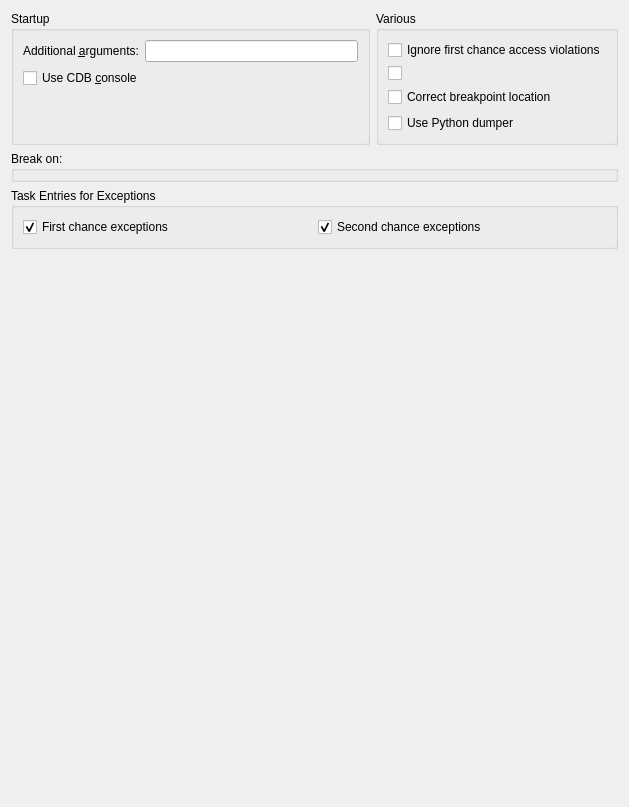
<?xml version="1.0" encoding="UTF-8"?>
<ui version="4.0">
 <class>Debugger::Internal::CdbOptionsPageWidget</class>
 <widget class="QWidget" name="Debugger::Internal::CdbOptionsPageWidget">
  <property name="geometry">
   <rect>
    <x>0</x>
    <y>0</y>
    <width>629</width>
    <height>807</height>
   </rect>
  </property>
  <layout class="QVBoxLayout" name="verticalLayout">
   <item>
    <layout class="QGridLayout" name="gridLayout_2">
     <item row="0" column="0">
      <widget class="QGroupBox" name="cdbPathGroupBox">
       <property name="title">
        <string extracomment="Placeholder">Startup</string>
       </property>
       <property name="checkable">
        <bool>false</bool>
       </property>
       <property name="checked">
        <bool>false</bool>
       </property>
       <layout class="QFormLayout" name="startupFormLayout">
        <property name="fieldGrowthPolicy">
         <enum>QFormLayout::AllNonFixedFieldsGrow</enum>
        </property>
        <item row="0" column="0">
         <widget class="QLabel" name="additionalArgumentsLabel">
          <property name="text">
           <string>Additional &amp;arguments:</string>
          </property>
          <property name="buddy">
           <cstring>additionalArgumentsLineEdit</cstring>
          </property>
         </widget>
        </item>
        <item row="0" column="1">
         <widget class="QLineEdit" name="additionalArgumentsLineEdit"/>
        </item>
        <item row="1" column="0" colspan="2">
         <widget class="QCheckBox" name="consoleCheckBox">
          <property name="toolTip">
           <string>&lt;html&gt;&lt;head/&gt;&lt;body&gt;&lt;p&gt;Uses CDB's native console for console applications. This overrides the setting in Environment &gt; System. The native console does not prompt on application exit. It is suitable for diagnosing cases in which the application does not start up properly in the configured console and the subsequent attach fails.&lt;/p&gt;&lt;/body&gt;&lt;/html&gt;</string>
          </property>
          <property name="text">
           <string>Use CDB &amp;console</string>
          </property>
         </widget>
        </item>
       </layout>
      </widget>
     </item>
     <item row="2" column="0" colspan="2">
      <widget class="QGroupBox" name="eventGroupBox">
       <property name="title">
        <string>Break on:</string>
       </property>
      </widget>
     </item>
     <item row="0" column="1">
      <layout class="QVBoxLayout" name="verticalLayout_4">
       <item>
        <widget class="QGroupBox" name="variousGroupBox">
         <property name="title">
          <string>Various</string>
         </property>
         <layout class="QVBoxLayout" name="verticalLayout_3">
          <item>
           <widget class="QCheckBox" name="ignoreFirstChanceAccessViolationCheckBox">
            <property name="text">
             <string>Ignore first chance access violations</string>
            </property>
           </widget>
          </item>
          <item>
           <widget class="QCheckBox" name="breakCrtDbgReportCheckBox"/>
          </item>
          <item>
           <widget class="QCheckBox" name="breakpointCorrectionCheckBox">
            <property name="toolTip">
             <string>&lt;html&gt;&lt;head/&gt;&lt;body&gt;&lt;p&gt;Attempts to correct the location of a breakpoint based on file and line number should it be in a comment or in a line for which no code is generated. The correction is based on the code model.&lt;/p&gt;&lt;/body&gt;&lt;/html&gt;</string>
            </property>
            <property name="text">
             <string>Correct breakpoint location</string>
            </property>
           </widget>
          </item>
          <item>
           <widget class="QCheckBox" name="usePythonDumper">
            <property name="text">
             <string>Use Python dumper</string>
            </property>
           </widget>
          </item>
         </layout>
        </widget>
       </item>
      </layout>
     </item>
    </layout>
   </item>
   <item>
    <widget class="QGroupBox" name="exceptions">
     <property name="title">
      <string>Task Entries for Exceptions </string>
     </property>
     <layout class="QHBoxLayout" name="horizontalLayout">
      <item>
       <widget class="QCheckBox" name="firstChance">
        <property name="text">
         <string>First chance exceptions</string>
        </property>
        <property name="checked">
         <bool>true</bool>
        </property>
       </widget>
      </item>
      <item>
       <widget class="QCheckBox" name="secondChance">
        <property name="text">
         <string>Second chance exceptions</string>
        </property>
        <property name="checked">
         <bool>true</bool>
        </property>
       </widget>
      </item>
     </layout>
    </widget>
   </item>
   <item>
    <spacer name="verticalSpacer">
     <property name="orientation">
      <enum>Qt::Vertical</enum>
     </property>
     <property name="sizeHint" stdset="0">
      <size>
       <width>0</width>
       <height>0</height>
      </size>
     </property>
    </spacer>
   </item>
  </layout>
 </widget>
 <resources/>
 <connections/>
</ui>
